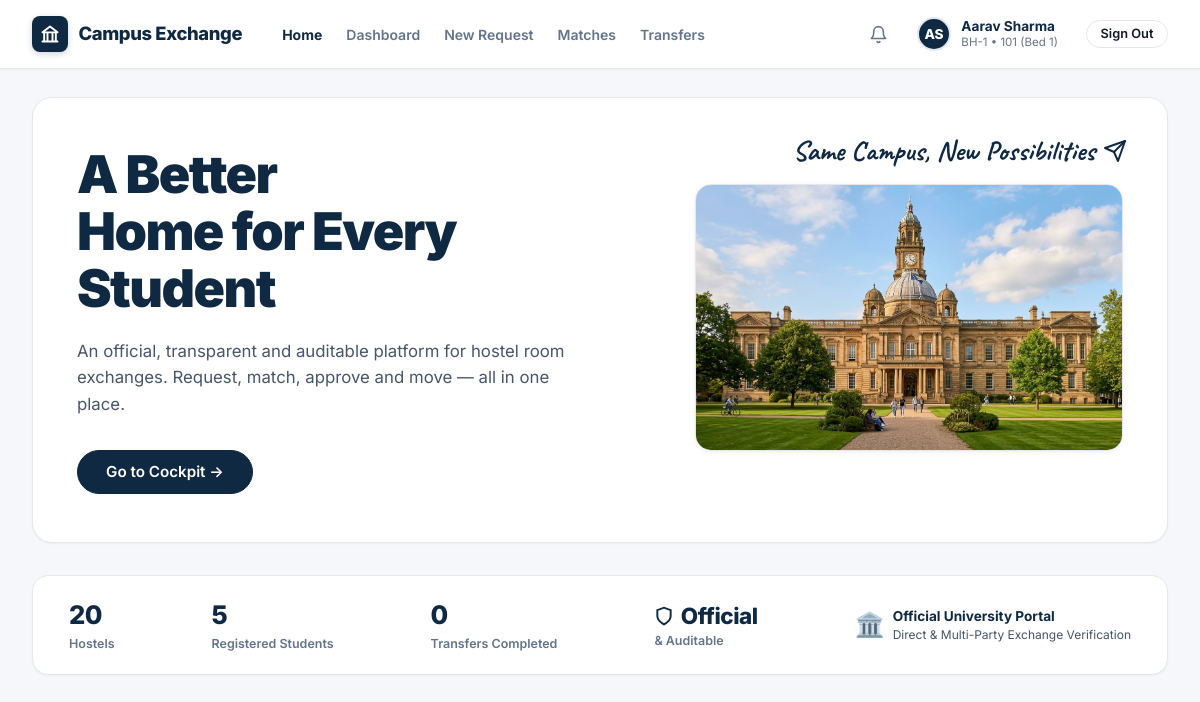
Page / (signed in) on the committed database.
### accounts/models.py (models this page shows, shortened)
class User(AbstractUser):
    class Role(models.TextChoices):
        STUDENT = 'student', 'Student'
        WARDEN = 'warden', 'Hostel Warden'
        CHIEF_WARDEN = 'chief_warden', 'Chief Warden'
        ADMIN = 'admin', 'Hostel Administrator'
        DSW = 'dsw', 'Dean of Student Welfare (DSW)'
    class Gender(models.TextChoices):
        MALE = 'M', 'Male'
        FEMALE = 'F', 'Female'
        OTHER = 'O', 'Other'
    university_id = models.CharField(max_length=30, unique=True, db_index=True)
    role = models.CharField(max_length=20, choices=Role.choices, default=Role.STUDENT, db_index=True)
    phone = models.CharField(max_length=20, blank=True)
    gender = models.CharField(max_length=1, choices=Gender.choices, default=Gender.MALE)
    has_fee_clearance = models.BooleanField(default=True, help_text="Verified student fee clearance")
    has_disciplinary_hold = models.BooleanField(default=False, help_text="Active university disciplinary restriction")
    last_transferred_at = models.DateTimeField(null=True, blank=True, help_text="Timestamp of last completed room swap")
    created_at = models.DateTimeField(auto_now_add=True)
    updated_at = models.DateTimeField(auto_now=True)
    @property
    def is_student(self):
        return self.role == self.Role.STUDENT
    @property
    def is_warden(self):
        return self.role in (self.Role.WARDEN, self.Role.CHIEF_WARDEN)
    @property
    def is_chief_warden(self):
        return self.role == self.Role.CHIEF_WARDEN
    @property
    def is_admin_role(self):
        return self.role == self.Role.ADMIN or self.is_superuser
    @property
    def is_dsw(self):
        return self.role == self.Role.DSW

### hostel/models.py (models this page shows, shortened)
class Bed(models.Model):
    class OccupancyStatus(models.TextChoices):
        VACANT = 'VACANT', 'Vacant'
        OCCUPIED = 'OCCUPIED', 'Occupied'
        LOCKED_FOR_TRANSFER = 'LOCKED_FOR_TRANSFER', 'Locked for Transfer'
        MAINTENANCE = 'MAINTENANCE', 'Under Maintenance'
    room = models.ForeignKey(Room, on_delete=models.CASCADE, related_name='beds')
    bed_number = models.CharField(max_length=20)
    current_occupant = models.OneToOneField(
        settings.AUTH_USER_MODEL,
        null=True,
        blank=True,
        on_delete=models.SET_NULL,
        related_name='allocated_bed'
    )
    occupancy_status = models.CharField(
        max_length=25,
        choices=OccupancyStatus.choices,
        default=OccupancyStatus.VACANT,
        db_index=True
    )
    class Meta:
        unique_together = ('room', 'bed_number')
        ordering = ['room', 'bed_number']

class Room(models.Model):
    class RoomType(models.TextChoices):
        SINGLE = 'SINGLE', '1-Seater (Single)'
        DOUBLE = 'DOUBLE', '2-Seater (Double Sharing)'
        TRIPLE = 'TRIPLE', '3-Seater (Triple Sharing)'
        FOUR_SHARING = 'FOUR_SHARING', '4-Seater (Quad Sharing)'
        SEVEN_SEATER = 'SEVEN_SEATER', '7-Seater (Dormitory)'
        EIGHT_SEATER = 'EIGHT_SEATER', '8-Seater (Dormitory)'
    block = models.ForeignKey(Block, on_delete=models.CASCADE, related_name='rooms')
    room_number = models.CharField(max_length=20)
    floor = models.IntegerField(default=1)
    room_type = models.CharField(max_length=20, choices=RoomType.choices, default=RoomType.DOUBLE)
    capacity = models.PositiveIntegerField(default=2)
    has_attached_bath = models.BooleanField(default=False)
    has_ac = models.BooleanField(default=False)
    is_active = models.BooleanField(default=True)
    class Meta:
        unique_together = ('block', 'room_number')
        ordering = ['block', 'floor', 'room_number']

class Block(models.Model):
    hostel = models.ForeignKey(Hostel, on_delete=models.CASCADE, related_name='blocks')
    name = models.CharField(max_length=50)
    code = models.CharField(max_length=10)
    class Meta:
        unique_together = ('hostel', 'code')

class Hostel(models.Model):
    class GenderType(models.TextChoices):
        MALE = 'MALE', 'Boys Hostel'
        FEMALE = 'FEMALE', 'Girls Hostel'
        COED = 'COED', 'Co-Ed Residence'
    name = models.CharField(max_length=100, unique=True)
    code = models.CharField(max_length=20, unique=True)
    gender_type = models.CharField(max_length=10, choices=GenderType.choices, default=GenderType.MALE)
    is_active = models.BooleanField(default=True)
    warden = models.ForeignKey(
        settings.AUTH_USER_MODEL,
        null=True,
        blank=True,
        on_delete=models.SET_NULL,
        related_name='managed_hostels'
    )

### exchange/views.py (the view)
# urls.py: path('', views.landing_page, name='landing'),
def landing_page(request):
    total_students = User.objects.filter(role=User.Role.STUDENT).count()
    total_hostels = Hostel.objects.filter(is_active=True).count()
    completed_transfers = TransferRecord.objects.count()
    active_requests = ExchangeRequest.objects.filter(status=ExchangeRequest.RequestStatus.ACTIVE).count()
    return render(request, 'landing.html', {
        'total_students': total_students,
        'total_hostels': total_hostels,
        'completed_transfers': completed_transfers,
        'active_requests': active_requests
    })

### templates/landing.html (shortened to what this page needs)
{% extends 'base.html' %}
{% load static %}
{% block content %}
<div class="hero-wrapper-box">
  <div class="hero-script-tag">
    <span>Same Campus, New Possibilities</span>
    <svg width="24" height="24" viewBox="0 0 24 24" fill="none" stroke="#0F2942" stroke-width="2" stroke-linecap="round" stroke-linejoin="round">
      <line x1="22" y1="2" x2="11" y2="13"></line>
      <polygon points="22 2 15 22 11 13 2 9 22 2"></polygon>
    </svg>
  </div>
  <div>
    <h1 class="hero-main-title">
      A Better<br>
      Home for Every<br>
      Student
    </h1>
    <p class="hero-sub-text">
      An official, transparent and auditable platform for hostel room exchanges. Request, match, approve and move — all in one place.
    </p>
    <div style="display: flex; align-items: center; gap: 1rem; flex-wrap: wrap;">
      {% if user.is_authenticated %}
        <a href="{% url 'dashboard' %}" class="btn btn-primary btn-lg">
          Go to Cockpit →
        </a>
      {% endif %}
    </div>
  </div>
  <div>
    <img src="{% static 'images/campus_hero.jpg' %}" alt="Campus Architecture" class="hero-building-photo">
  </div>
</div>
<div class="hero-floating-stats">
  <div class="hero-stat-col">
    <span class="hero-stat-num">{{ total_hostels }}</span>
    <span class="hero-stat-lbl">Hostels</span>
  </div>
  <div class="hero-stat-col">
    <span class="hero-stat-num">{{ total_students }}</span>
    <span class="hero-stat-lbl">Registered Students</span>
  </div>
  <div class="hero-stat-col">
    <span class="hero-stat-num">{{ completed_transfers }}</span>
    <span class="hero-stat-lbl">Transfers Completed</span>
  </div>
  <div class="hero-stat-col">
    <span class="hero-stat-num" style="display: flex; align-items: center; gap: 0.4rem; font-size: 1.4rem;">
      <svg width="20" height="20" viewBox="0 0 24 24" fill="none" stroke="#0F2942" stroke-width="2.3">
        <path d="M12 22s8-4 8-10V5l-8-3-8 3v7c0 6 8 10 8 10z"/>
      </svg>
      Official
    </span>
    <span class="hero-stat-lbl">&amp; Auditable</span>
  </div>
  <div class="hero-testimonial-group">
    <div style="display: flex; align-items: center; gap: 0.5rem;">
      <span style="font-size: 1.5rem;">🏛️</span>
      <div>
        <div style="font-size: 0.85rem; font-weight: 700; color: var(--navy-800);">Official University Portal</div>
        <div style="font-size: 0.75rem; color: var(--text-secondary);">Direct &amp; Multi-Party Exchange Verification</div>
      </div>
    </div>
  </div>
</div>
{% endblock %}

### templates/base.html (shortened to what this page needs)
<!DOCTYPE html>
<html lang="en">
<head>
  {% load static %}
  <link rel="stylesheet" href="{% static 'css/style.css' %}">
</head>
<body>
  <header class="top-navbar">
    <div class="navbar-inner">
      <div class="brand-section">
        <a href="{% url 'landing' %}" class="brand-link">
          <div class="brand-crest">
            <svg width="20" height="20" viewBox="0 0 24 24" fill="none" stroke="currentColor" stroke-width="2.3" stroke-linecap="round" stroke-linejoin="round">
              <path d="M3 21h18M3 10h18M5 10v11M19 10v11M9 10v11M15 10v11M12 3l9 7H3z"/>
            </svg>
          </div>
          <div class="brand-title">Campus Exchange</div>
        </a>
        <nav>
          <ul class="nav-menu">
            <li class="nav-item {% if request.path == '/' %}active{% endif %}">
              <a href="{% url 'landing' %}">Home</a>
            </li>
            {% if user.is_authenticated %}
              {% if user.is_student %}
                <li class="nav-item {% if request.path == '/dashboard/' %}active{% endif %}">
                  <a href="{% url 'dashboard' %}">Dashboard</a>
                </li>
                <li class="nav-item {% if request.path == '/exchange-requests/new/' %}active{% endif %}">
                  <a href="{% url 'create_request' %}">New Request</a>
                </li>
                <li class="nav-item {% if '/proposals/' in request.path or request.path == '/matches/' %}active{% endif %}">
                  <a href="{% url 'matches' %}">Matches</a>
                </li>
                <li class="nav-item {% if request.path == '/transfers/' %}active{% endif %}">
                  <a href="{% url 'transfers_list' %}">Transfers</a>
                </li>
              {% endif %}
            {% endif %}
          </ul>
        </nav>
      </div>
      <div class="navbar-controls">
        {% if user.is_authenticated %}
          <a href="{% url 'dashboard' %}" class="nav-icon-bell" title="Notifications" style="position: relative;">
            <svg width="19" height="19" viewBox="0 0 24 24" fill="none" stroke="currentColor" stroke-width="2" stroke-linecap="round" stroke-linejoin="round">
              <path d="M18 8A6 6 0 0 0 6 8c0 7-3 9-3 9h18s-3-2-3-9"></path>
              <path d="M13.73 21a2 2 0 0 1-3.46 0"></path>
            </svg>
          </a>
          <div class="user-profile-header">
            <div style="width: 34px; height: 34px; border-radius: 50%; background: #0F2942; color: #FFFFFF; display: flex; align-items: center; justify-content: center; font-weight: 800; font-size: 0.85rem; border: 2px solid #E2E8F0; text-transform: uppercase;">
              {{ user.first_name|slice:":1" }}{{ user.last_name|slice:":1"|default:user.username|slice:":1" }}
            </div>
            <div class="user-meta-header">
              <span class="user-name-header">{{ user.get_full_name|default:user.username }}</span>
              <span class="user-sub-header">
                {% if user.is_student %}
                  {% if user_allocated_bed %}
                    {{ user_allocated_bed.room.block.hostel.code }} • {{ user_allocated_bed.room.room_number }} ({{ user_allocated_bed.bed_number }})
                  {% else %}
                    Student • {{ user.university_id }}
                  {% endif %}
                {% elif user.role == 'chief_warden' %}
                  Chief Warden
                {% elif user.role == 'warden' %}
                  Hostel Warden
                {% elif user.role == 'dsw' %}
                  Dean of Student Welfare
                {% elif user.is_admin_role %}
                  Administrator
                {% else %}
                  {{ user.university_id }}
                {% endif %}
              </span>
            </div>
          </div>
          <a href="{% url 'logout' %}" class="btn btn-outline btn-sm" style="margin-left: 0.5rem;">
            Sign Out
          </a>
        {% endif %}
      </div>
    </div>
  </header>
  <main class="main-container">
    {% block content %}{% endblock %}
  </main>
</body>
</html>

### rows in the picture
User: first_name "A", last_name "S", get_full_name "Aarav Sharma"
Bed: room.block.hostel.code "BH-1", room.room_number "101", bed_number "Bed 1"

### other values in the picture
{{ total_hostels }} "20"
{{ total_students }} "5"
{{ completed_transfers }} "0"
